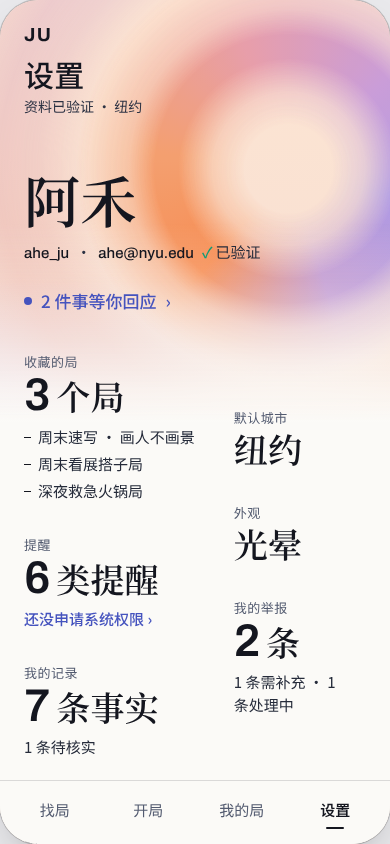
#> input picture settings-r2/evidence/lead/final/home-halo/S01.png, 390 x 844 px, found by its file name
$ python tile.py
#> lines starting #> are read from the running program, lines starting #| are printed output that depends on the picture
import sys
from PIL import Image, ImageOps
fs=["settings-r2/evidence/lead/final/home-halo/S01.png","settings-r2/evidence/lead/final/home-halo/S02.png","settings-r2/evidence/lead/final/home-halo/S03.png","settings-r2/evidence/lead/final/home-halo/S04.png","settings-r2/evidence/lead/final/home-halo/S05.png","settings-r2/evidence/lead/final/home-halo/S06.png","settings-r2/evidence/lead/final/home-halo/S07.png","settings-r2/evidence/lead/final/home-halo/S08.png","settings-r2/evidence/lead/final/home-halo/S09.png","settings-r2/evidence/lead/final/home-halo/S10.png"]
ims=[Image.open(f).convert('RGB') for f in fs]
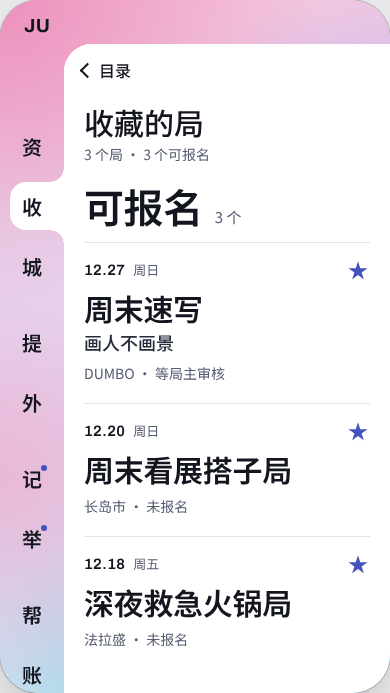
#> input picture settings-r2/evidence/lead/short-693/s-fav/S02.png, 390 x 693 px, found by its file name
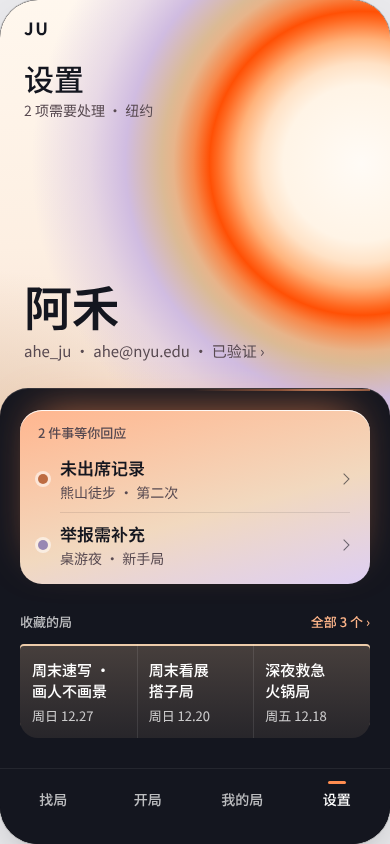
#> input picture settings-r2/evidence/lead/final/home-halo/S03.png, 390 x 844 px, found by its file name
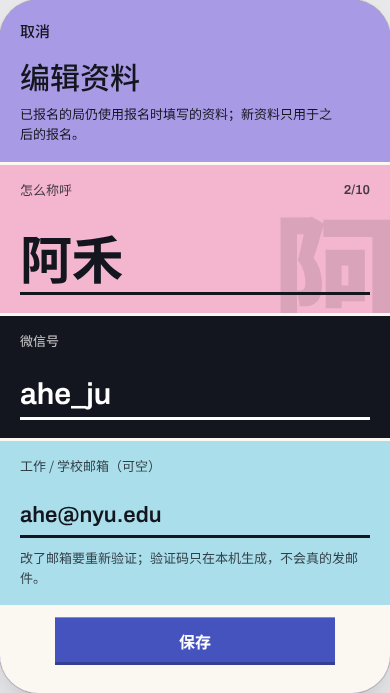
#> input picture settings-r2/evidence/lead/short-693/s-profile-edit/S04.png, 390 x 693 px, found by its file name
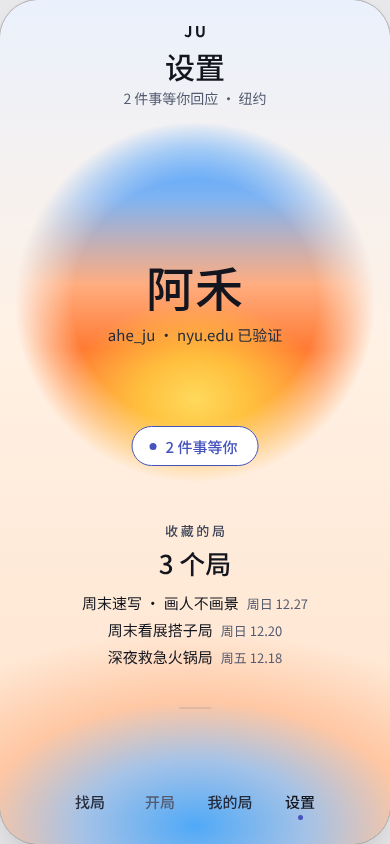
#> input picture settings-r2/evidence/lead/final/home-sunset/S05.png, 390 x 844 px, found by its file name
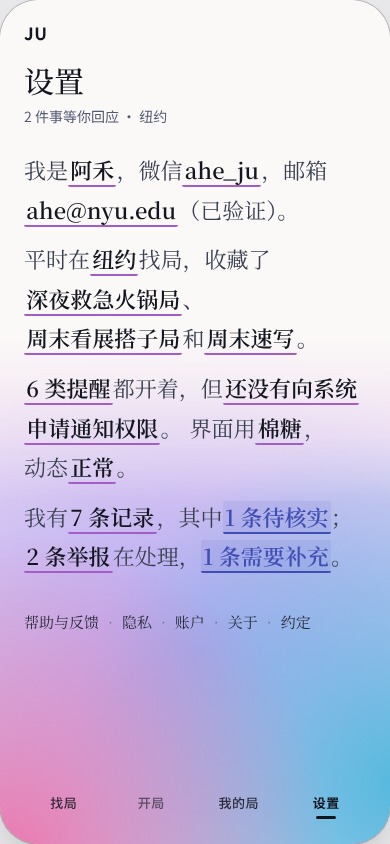
#> input picture settings-r2/evidence/lead/final/home-cotton/S06.png, 390 x 844 px, found by its file name
#> (the run stopped early here; a loop or call above may not have finished)
